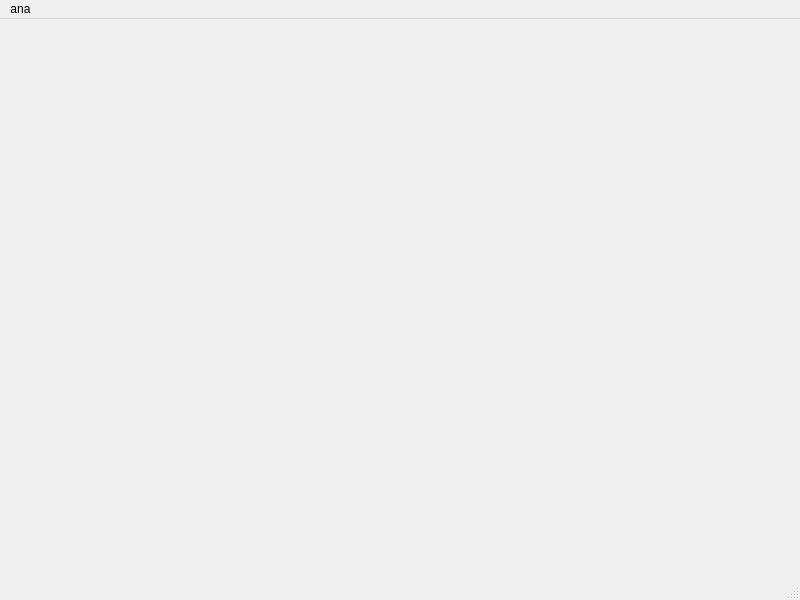
<?xml version="1.0" encoding="UTF-8"?>
<ui version="4.0">
 <class>MainWindow</class>
 <widget class="QMainWindow" name="MainWindow">
  <property name="geometry">
   <rect>
    <x>0</x>
    <y>0</y>
    <width>800</width>
    <height>600</height>
   </rect>
  </property>
  <property name="windowTitle">
   <string>MainWindow</string>
  </property>
  <widget class="QWidget" name="centralwidget"/>
  <widget class="QMenuBar" name="menubar">
   <property name="geometry">
    <rect>
     <x>0</x>
     <y>0</y>
     <width>800</width>
     <height>21</height>
    </rect>
   </property>
   <widget class="QMenu" name="menuana">
    <property name="title">
     <string>ana</string>
    </property>
    <addaction name="actionbaba"/>
   </widget>
   <addaction name="menuana"/>
  </widget>
  <widget class="QStatusBar" name="statusbar"/>
  <action name="actionbaba">
   <property name="text">
    <string>baba</string>
   </property>
  </action>
 </widget>
 <resources/>
 <connections/>
</ui>
